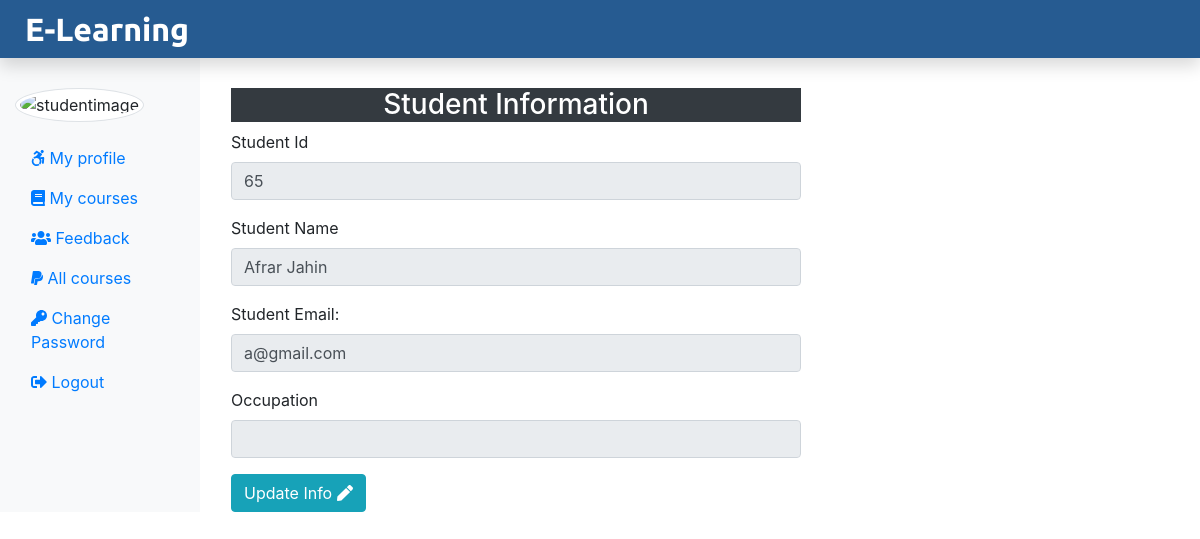
Screenshot of /Student/profile.php (signed in) with the database file from the repository.
### tables this page shows
CREATE TABLE `student` (
  `stu_id` int(11) NOT NULL,
  `stu_name` varchar(255) NOT NULL,
  `stu_email` varchar(255) NOT NULL,
  `stu_pass` varchar(255) NOT NULL,
  `stu_occ` varchar(255) NOT NULL,
  `stu_img` text NOT NULL
);

### classes/student.php (called while the page is built, shortened)
<?php
include_once("database.php");
class Student{
    private $db;
    function __construct(){
        $this->db = new Database();
    }
    function GetStudentInfo($email)
    {
        $sql = "SELECT * from student WHERE stu_email = '$email'";
        $result = $this->db->conn->query($sql);
        $row = $result->fetch_assoc();
        return $row;
    }
}
?>

### classes/database.php (called while the page is built, shortened)
<?php
class Database
{
    private $db_host = "localhost";
    private $db_user = "root";
    private $db_password = "";
    private $db_name = "lms_db";
    function __construct()
    {
        $this->conn = new mysqli($this->db_host, $this->db_user, $this->db_password, $this->db_name);
    }
}

### Student/profile.php (the view, shortened to what this page needs)
<?php
 include("includemain\header.php");
include_once("../classes/database.php");
include_once("../classes/student.php");
$student = new Student();
$stuemail = $_SESSION['stuLogEmail'];
$row = $student -> getStudentInfo($stuemail);
?>
<div class="col-sm-6 mt-5 mx-3 jumbotrom">
    <h3 class="text-center bg-dark text-white">Student Information</h3>
    <form action="" method="POST" enctype="multipart/form-data">
        <div class="form-group">
            <label for="course_if">Student Id</label>
            <input type="text" class="form-control" id="stu_id" name="stu_id" value="<?php
            if(isset($row['stu_id']))
            {
                echo $row['stu_id'];
            }
            ?>" readonly>
        </div>
        <div class="form-group">
            <label for="stu_name">Student Name</label>
            <input type="text" class="form-control" id="stu_name" name="stu_name" placeholder="Enter Course Name" value="<?php
            if(isset($row['stu_name']))
            {
                echo $row['stu_name'];
            }
            ?>" readonly>
        </div>
        <div class="form-group">
            <label for="stu_email">Student Email:</label>
            <input type="text" class="form-control" id="stu_email" placeholder="Enter student email" name="stu_email"
                value="<?php
            if(isset($row['stu_email']))
            {
                echo $row['stu_email'];
            }
            ?>" readonly>
        </div>
        <div class="form-group">
            <label for="stu_occ">Occupation</label>
            <input type="text" class="form-control" id="stu_occ" name="stu_occ" placeholder="" value="<?php
            if(isset($row['stu_occ']))
            {
                echo $row['stu_occ'];
            }
            ?>" readonly>
        </div>
        <div>
            <?php
                     echo
                     ' <form action="updateInfo.php" method="POST" class="d-inline">
                         <input type="hidden" name="id" value='.$row['stu_id'].'>
                         <button type="submit" class="btn btn-info mr-3" name="view" value="View">Update Info <i
                                class="fas fa-pen"></i>
                        </button>
                        </input>
                        </form> '
                        ?>
        </div>
    </form>
</div>
<?php
include("includemain\stufooter.php");
?>

### rows the page displays
student: stu_id "65", stu_name "Afrar Jahin", stu_email "a@gmail.com"
